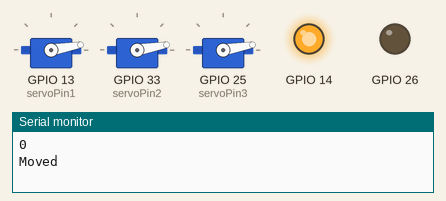
A sketch run on a simulated ESP32. Parts: 3 × servo, output pins drawn as LEDs (lit = HIGH), the last lines printed to the serial monitor.

Above: at 0.1 s.
At 3.1 s:
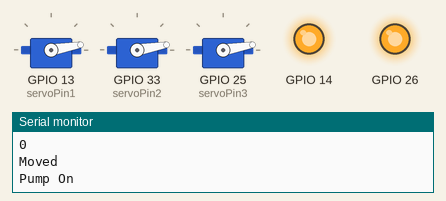
At 14.1 s:
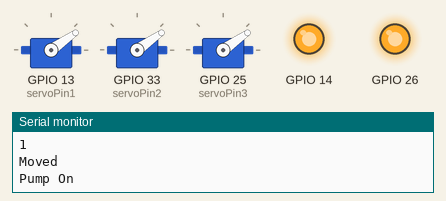
At 19.1 s:
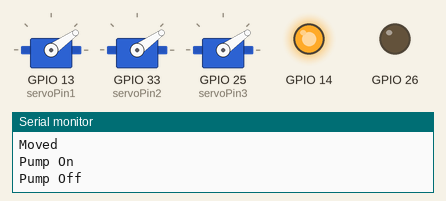
At 25.1 s:
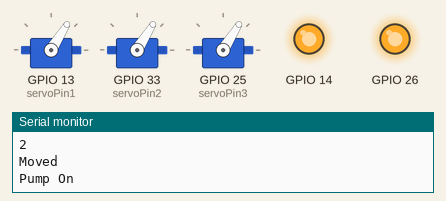
At 36.1 s:
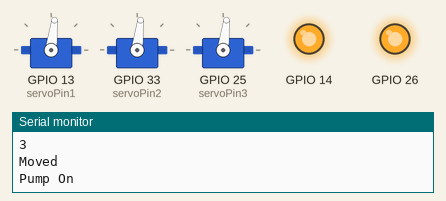
Timing chart, 0 to 37.6 s (numbered marks = the images above):
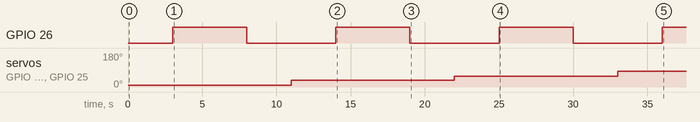

Measured:
- by itself, GPIO 26: alternates HIGH for 5.0 s and LOW for 6.0 s
- by itself, servo on GPIO 13 (servoPin1), servo on GPIO 33 (servoPin2), servo on GPIO 25 (servoPin3): 10° → 35° at 11.0 s, → 58° 11.0 s later, → 83° 11.0 s later

The sketch:

ValveTest.ino
```cpp
#include <ESP32Servo.h>

Servo myservo1;  // create servo object to control a servo
Servo myservo2;  // create servo object to control a servo
Servo myservo3;  // create servo object to control a servo
// 16 servo objects can be created on the ESP32

float pos = 0;    // variable to store the servo position
// Recommended PWM GPIO pins on the ESP32 include 2,4,12-19,21-23,25-27,32-33
int servoPin1 = 13;
int servoPin2 = 33;
int servoPin3 = 25;

int valvePos[8] = {10,35,58,83,106,125,150,172};

/*
int middle = 90;
int middleOffset = 3;
int left = 130;*/
int middle = 0;
int middleOffset = 0;
int left = 200;


void setup() {
    pinMode(14, OUTPUT);
    digitalWrite(14, HIGH);  // turn the LED on (HIGH is the voltage level)

    pinMode(26, OUTPUT);
 digitalWrite(26, LOW);
	// Allow allocation of all timers
	ESP32PWM::allocateTimer(0);
	ESP32PWM::allocateTimer(1);
	ESP32PWM::allocateTimer(2);
	ESP32PWM::allocateTimer(3);
	myservo1.setPeriodHertz(50);    // standard 50 hz servo
	myservo2.setPeriodHertz(50);    // standard 50 hz servo
	myservo3.setPeriodHertz(50);    // standard 50 hz servo
	myservo1.attach(servoPin1, 500, 2500); // attaches the servo on pin 18 to the servo object
	myservo2.attach(servoPin2, 500, 2500); // attaches the servo on pin 18 to the servo object
	myservo3.attach(servoPin3, 500, 2500); // attaches the servo on pin 18 to the servo object
	// using default min/max of 1000us and 2000us
	// different servos may require different min/max settings
	// for an accurate 0 to 180 sweep
 Serial.begin(115200);


}

void loop() {


    for (int i = 0; i < 8; i++) {
      Serial.println(i);
        myservo1.write(valvePos[i]);
        myservo2.write(valvePos[i]);
        myservo3.write(valvePos[i]);
      Serial.println("Moved");
        delay(3000);
        digitalWrite(26, HIGH);
      Serial.println("Pump On");
        delay(5000);
        digitalWrite(26, LOW);
      Serial.println("Pump Off");
        delay(3000);
    }

    for (int i = 6; i >= 1; i--) {
       Serial.println(i);
        myservo1.write(valvePos[i]);
        myservo2.write(valvePos[i]);
        myservo3.write(valvePos[i]);
      Serial.println("Moved");
        delay(3000);
        digitalWrite(26, HIGH);
      Serial.println("Pump On");
        delay(5000);
        digitalWrite(26, LOW);
      Serial.println("Pump Off");
        delay(3000);
  }
}
```
